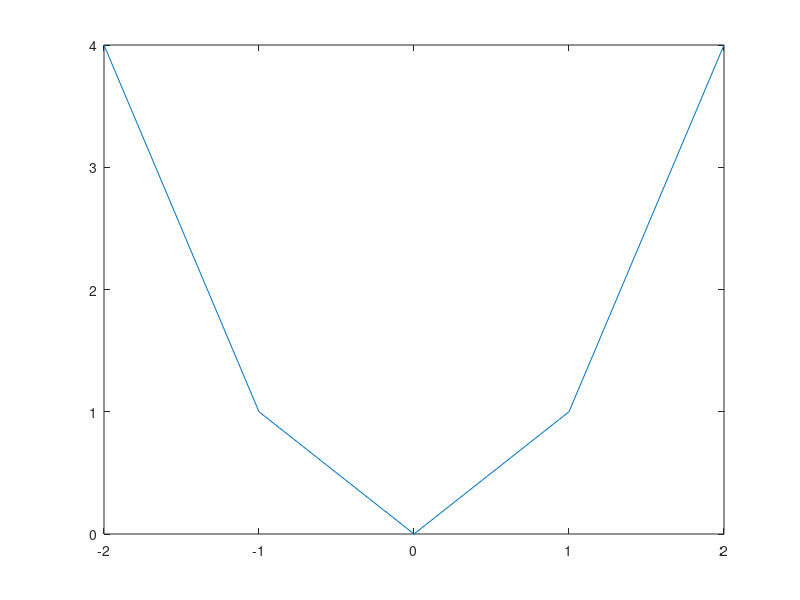
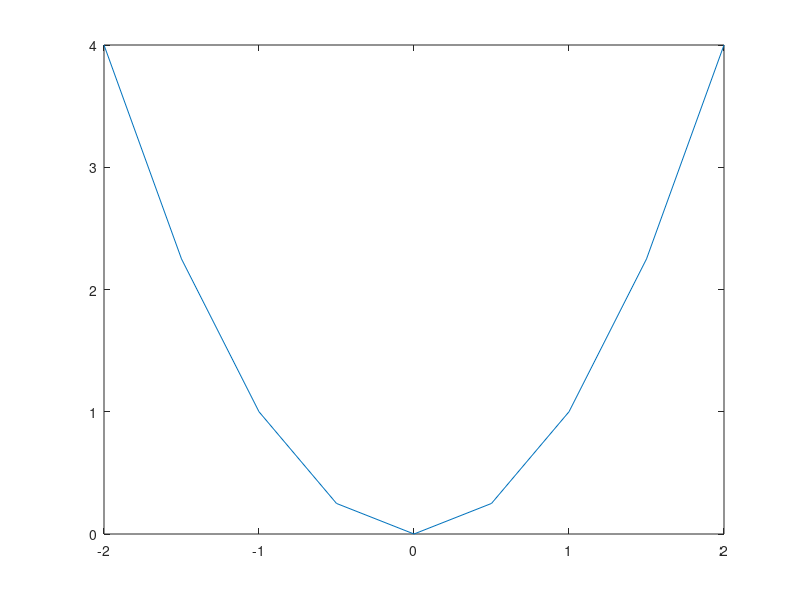
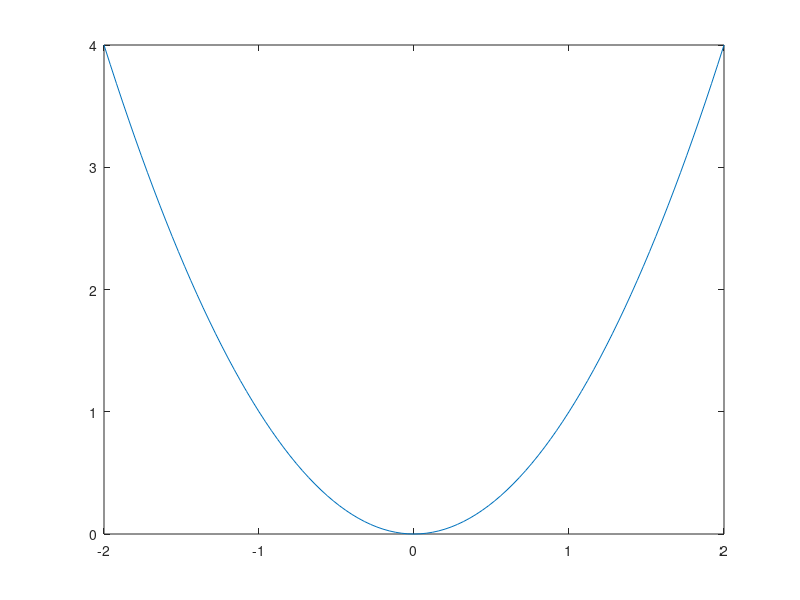
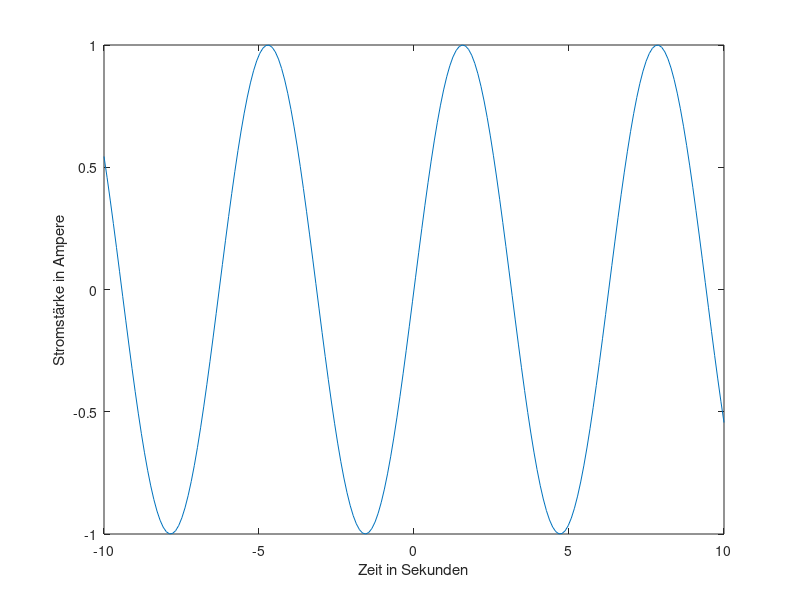

Here is the MATLAB script that generated these plots, in order: (Note: this script raises an error after producing the figures.)
x = [-2, -1, 0, 1, 2];
y = [4, 1, 0, 1, 4];

figure();
plot(x,y);

x = linspace(-2, 2, 9);
whos x

y = x.^2;
disp(y)

figure();
plot(x,y);

% Erzeugung Wertetabelle
x = linspace(-2, 2, 101);
y = x.^2;

% Visualisierung
figure;
plot(x,y);

% Erzeugung Wertetabelle
x = linspace(-10,10,200);
y = sin(x);

% Visualisierung
figure();
plot(x,y);
xlabel('Zeit in Sekunden');
ylabel('Stromstärke in Ampere');

% Erzeugung Wertetabelle
x = linspace(-10,10,200);
y = sin(x);

% Visualisierung
figure();
plot(x,y);
xlabel('Zeit in Sekunden');
ylabel('Stromstärke in Ampere');
title('Wechselstrom');

% Erzeugung Wertetabelle
x = linspace(-10,10,200);
y = sin(x);

% Visualisierung
figure();
plot(x,y);
xlabel('Zeit in Sekunden');
ylabel('Stromstärke in Ampere');
title('Wechselstrom');
grid on;

% Erzeugung Wertetabelle
x = [-3, -2, -1, 0, 1, 2, 3];
y = -3 .* x + 7 + randn(1,7);

figure();
scatter(x,y);

% Erzeugung Wertetabelle
x = [-3, -2, -1, 0, 1, 2, 3];
y = -3 .* x + 7 + randn(1,7);

% Visualisierung
figure();
scatter(x,y);
grid on;
xlabel('x');
ylabel('f(x)');
title('f(x)=-3x+7 mit normalverteilter Störung');

% Erzeugung Wertetabelle
x = [1, 2, 3, 4, 5, 6];
y = randi([1, 49], 1, 6);

% Visualisierung
figure();
scatter(x, y, 10);
title('Lottozahlen');
xlabel('Nummer');
ylabel('gezogene Lottozahl');
grid on;

% Erzeugung Wertetabelle
x = [1, 2, 3, 4, 5, 6];
y = randi([1, 49], 1, 6);

% Visualisierung
figure();
scatter(x, y, [], 'red');
title('Lottozahlen');
grid on;

% Erzeugung Wertetabelle
x = linspace(1, 10, 10);
y = randi([-3, 3], 1, 10);

for marker = ['*', '+', 'd', 'p']
    fprintf('Jetzt kommt Markersymbol: %s', marker);
    
    figure();
    scatter(x, y, marker);
end

% Erzeugung Wertetabelle
x  = linspace(-2*pi,2*pi, 200);
y1 = sin(x);
y2 = cos(x);

% Visualisierung
figure();
plot(x,y1);
hold on;
plot(x,y2);

% Erzeugung Wertetabelle
x  = linspace(-2*pi,2*pi, 200);
y1 = sin(x);
y2 = cos(x);

% Visualisierung
figure();
plot(x,y1);
hold on;
plot(x,y2);
legend('Sinus','Kosinus');

% Erzeugung Wertetabelle
anzahl_views = [8.58, 7.53, 5.31, 5.31, 5.1, 4.44, 4.18, 4.06, 4.05, 4.03];

% Visualisierung
figure();
bar(anzahl_views);

% Erzeugung Wertetabelle
youtuber = categorical({'Pinkfong', 'Lius Fonsi', 'LooLoo Kids', 'Ed Sheeran',...
    'Wiz Khalifa', 'Get Movies', 'Mark Ronson', 'Psy', 'Miroshka TV', 'Cocomelon'});
anzahl_views = [8.58, 7.53, 5.31, 5.31, 5.1, 4.44, 4.18, 4.06, 4.05, 4.03];

% Visualisierung
figure();
bar(youtuber, anzahl_views);

% Erzeugung Wertetabelle
anzahl_views = [8.58, 7.53, 5.31, 5.31, 5.1, 4.44, 4.18, 4.06, 4.05, 4.03];
youtuber = reordercats(categorical({'Pinkfong', 'Lius Fonsi', 'LooLoo Kids', 'Ed Sheeran',...
    'Wiz Khalifa', 'Get Movies', 'Mark Ronson', 'Psy', 'Miroshka TV', 'Cocomelon'}) , {'Ed Sheeran', 'Pinkfong', 'Lius Fonsi', 'LooLoo Kids',...
    'Wiz Khalifa', 'Get Movies', 'Mark Ronson', 'Psy', 'Miroshka TV', 'Cocomelon'});

% Visualisierung
figure();
bar(youtuber, anzahl_views);

figure();
bar(youtuber, anzahl_views);
xlabel('YouTuber');
ylabel('Anzahl Views in Mrd.');
title('YouTube-Streams 2021');
